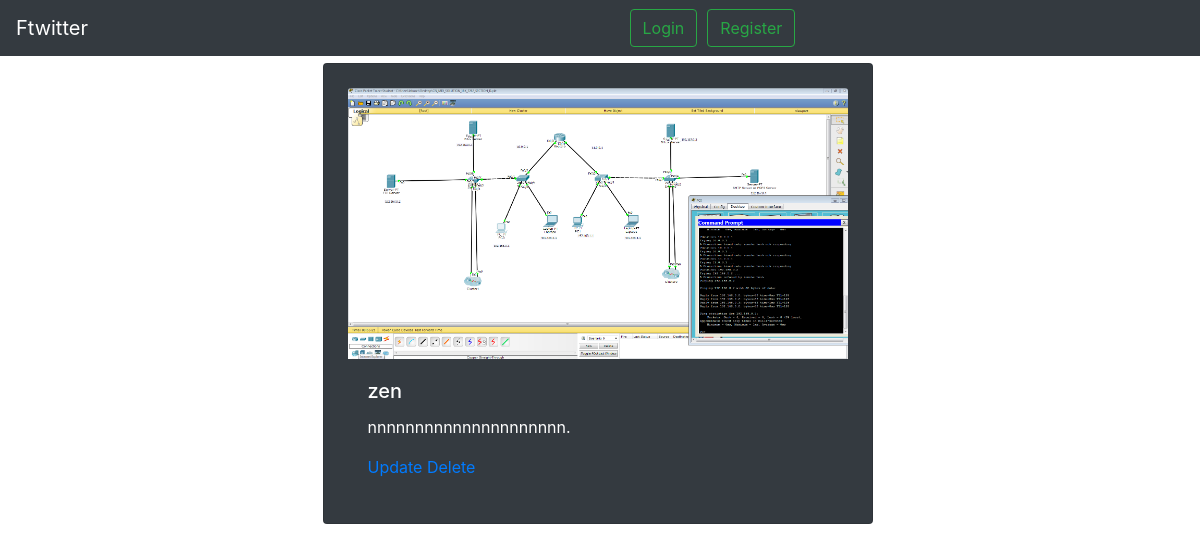
Screenshot of /tweet/79/ with the database file from the repository.
### tweets/models.py (models this page shows, shortened)
class Tweet(models.Model):
	user =models.ForeignKey(settings.AUTH_USER_MODEL)
	parent = models.ForeignKey("self",blank=True,null=True)
	content = models.CharField(max_length=140)
	timestamp=models.DateTimeField(auto_now_add=True)
	liked=models.ManyToManyField(settings.AUTH_USER_MODEL,blank=True,related_name='liked')
	updated=models.DateTimeField(auto_now=True)
	image = models.FileField(upload_to='images',blank=True)
	objects=TweetManager()
	class Meta:
		ordering = ['-timestamp']

### tweets/views.py (the view)
# urls.py: url(r'^(?P<pk>\d+)/$',TweetDetailView.as_view(),name='detail'), #/tweet/1/detail
class TweetDetailView(DetailView):
	template_name="tweets/detail_view.html"
	queryset = Tweet.objects.all()
	def get_object(self):
		print(self.kwargs)
		pk = self.kwargs.get("pk")
		return Tweet.objects.get(id=pk)
	"""docstring for Clame"""

### tweets/templates/tweets/detail_view.html
{% extends "base.html" %}
{% block content%}
	<div class="card text-white bg-dark " style="width:550px; padding: 24px; margin-left: 25%; margin-top: 7px;">
	{% if object.image.url != null %}
    <img class="card-img-top" src="{{ object.image.url}}" alt=" " style="width: 500px;">
    {% endif %}
  	<div class="card-body">
    <h5 class="card-title">{{object.user}}</h5>
    <p class="card-text">{{object.content }}.</p>
      <a href ='/tweet/{{object.id}}/update/'>Update</a></hr>
      <a href ='/tweet/{{object.id}}/delete/'>Delete</a></hr>
  </div>
{% endblock content %}

### rows the page displays
Tweet: image (picture), user "zen", content "nnnnnnnnnnnnnnnnnnnnn"
